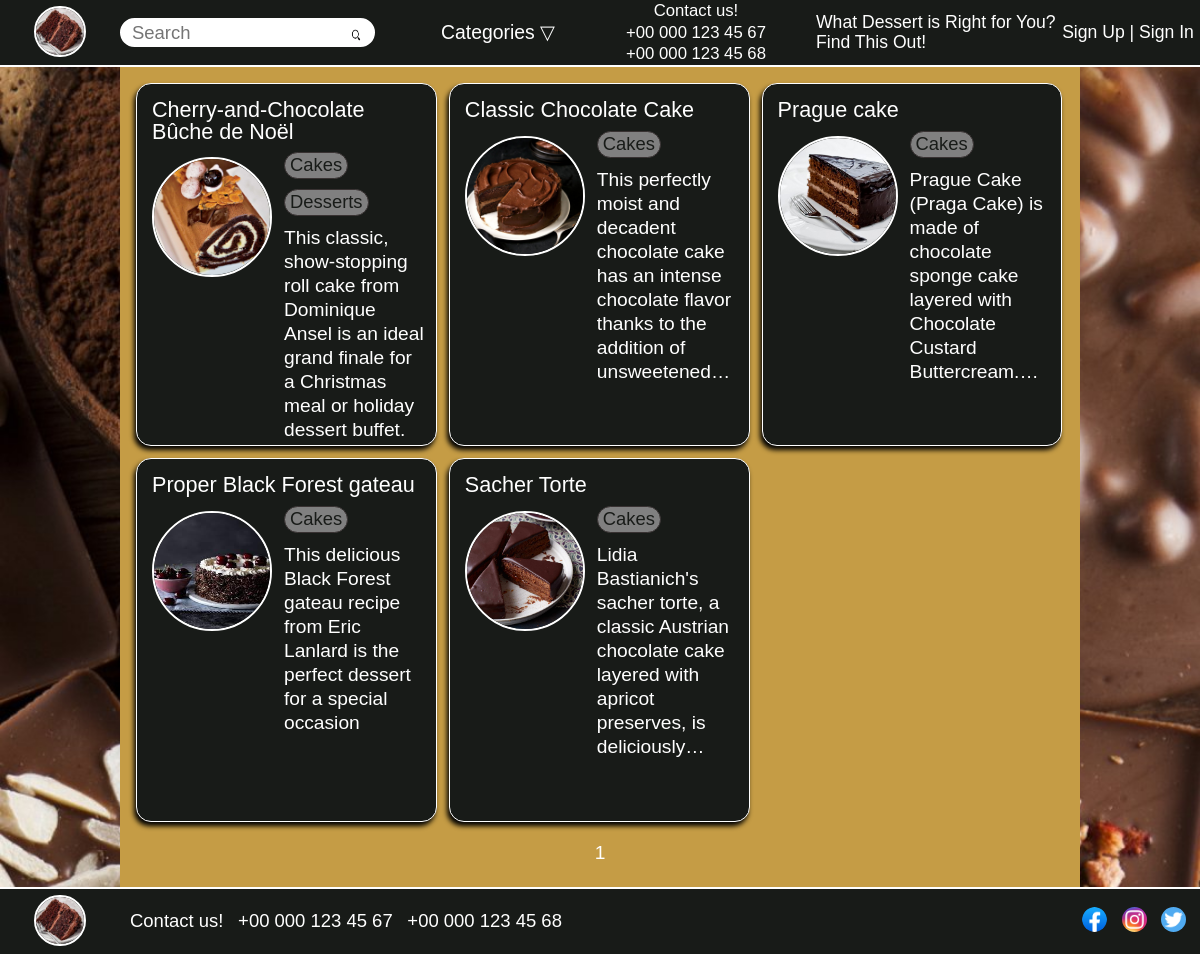
Page /category/cakes/ on the committed database.
### recipes/models.py (models this page shows, shortened)
class Recipes(models.Model):
    title = models.CharField(max_length=255)
    slug = models.SlugField(max_length=255, unique=True, db_index=True)
    description = models.TextField()
    recipe = models.TextField()
    photo = models.ImageField(upload_to='photos/%Y/%m/%d/')
    time_create = models.TimeField(auto_now_add=True)
    time_update = models.TimeField(auto_now=True)
    is_published = models.BooleanField(default=True)
    cat = models.ManyToManyField(Category,)
    class Meta:
        verbose_name = 'Recipes'
        verbose_name_plural = 'Recipes'
        ordering = ['title', 'time_create']
    def get_absolute_url(self):
        return reverse('show_recipe', kwargs={'rec_slug': self.slug})

class Category(models.Model):
    name = models.CharField(max_length=255)
    slug = models.SlugField(max_length=255, unique=True, db_index=True)
    def get_absolute_url(self):
        return reverse('show_category', kwargs={'cat_slug': self.slug})
    class Meta:
        verbose_name = 'Category'
        verbose_name_plural = 'Categories'
        ordering = ['id', 'name']

### recipes/views.py (the view)
# urls.py: path('category/<slug:cat_slug>/', ShowCategory.as_view(), name='show_category'),
class ShowCategory(DataMixin, ListView):
    model = Recipes
    template_name = 'recipes/main.html'
    context_object_name = 'recipes'
    def get_queryset(self):
        return Recipes.objects.filter(cat__slug=self.kwargs['cat_slug'], is_published=True)
    def get_context_data(self, *, object_list=None, **kwargs):
        context = super().get_context_data(**kwargs)
        cat = Category.objects.get(slug=self.kwargs['cat_slug'])
        context['cat_selected'] = cat.slug
        c_def = self.get_user_context()
        return dict(list(c_def.items()) + list(context.items()))

### recipes/templatetags/tags.py (called while the page is built)
@register.simple_tag()
def category():
    return Category.objects.all()

### recipes/utils.py (called while the page is built)
    def get_user_context(self, **kwargs):
        context = kwargs
        context['menu'] = menu
        return context

### recipes/templates/recipes/main.html
{% extends 'recipes/base.html' %}
{% load tags %}
{% block content %}
{% for recipe in recipes %}
<div class="block">
    <a href="{{ recipe.get_absolute_url }}" class="block-title">{{ recipe.title }}</a>
    <div class="block-content">
        {% if recipe.photo %}
        <img src="{{ recipe.photo.url }}" class="block-image" />
        {% endif %}
        {% for category in recipe.cat.all %}
        <div class="block-categories">
            <a href="{{ category.get_absolute_url }}">{{ category.name }}</a>
        </div>
        {% endfor %}
        <p>
            {{ recipe.description|linebreaks|truncatewords:50 }}
        </p>
    </div>
</div>
{% endfor %}
{% endblock %}

### recipes/static/recipes/css/index.css (style rules this page uses)
*, *::before, *::after { padding: 0; margin: 0; border: 0; box-sizing: border-box; }
.logo, .categories-menu, .categories-list, .search-bar, .quiz-button, .sign-in-button, .block-image { user-select: none; }
.block { padding: 10px; background-color: rgb(24, 27, 24); max-width: 32%; height: 18.7rem; border: 1px solid #fff; float: left; margin: 0.6%; border-radius: 15px; box-shadow: -2px 4px 5px #000; cursor: default; }
.block p { display: block; overflow: hidden; text-overflow: ellipsis; display: -webkit-box; -webkit-box-orient: vertical; -webkit-line-clamp: 8; font-size: 120%; line-height: 1.25; }
.block-title { display: block; font-size: 150%; margin: 10px 0px 10px 5px; cursor: pointer; text-decoration: none; color: #FFF; width: fit-content; }
.block-categories { display: inline-block; background-color: grey; border-radius: 20px; border: 1px solid rgb(56, 50, 50); height: 20px; max-width: 150px; padding: 3px 5px 22px 5px; margin: 5px 5px 10px 5px; overflow: hidden; font-size: 120%; }
.block-image { width: 150px; height: 150px; border: 1px solid #FFF; float: left; border-radius: 50%; margin: 5px 12px 5px 5px; }
.paginator ul, a { color: rgb(24, 27, 24); text-decoration: none; list-style: none; }
@media (max-width: 1600px) { .block { height: 24.5rem; margin: 10px; max-width: 31%; } }
@media (max-width: 1600px) { .block p { -webkit-line-clamp: 9; } }
@media (max-width: 1400px) { .block-title { font-size: 140%; } }
@media (max-width: 1350px) { .block { height: 21.7rem; max-width: 31.8%; margin: 7.6px; } }
@media (max-width: 1350px) { .block p { -webkit-line-clamp: 9; } }
@media (max-width: 1350px) { .block-image { width: 120px; height: 120px; } }
@media (max-width: 1350px) { .block-categories { margin: 0 5px 7px 0px; } }
@media (max-width: 1350px) { .block-title { font-size: 130%; margin: 0px 0px 4px 5px; } }
@media (max-width: 1300px) { .block { height: 21.7rem; max-width: 31.85%; margin: 7px; } }
@media (max-width: 1300px) { .block-title { font-size: 135%; margin: 5px 5px 10px 5px; } }
@media (max-width: 1300px) { .block-categories { font-size: 115%; } }
@media (max-width: 1300px) { .block p { -webkit-line-clamp: 8; } }
@media (max-width: 1300px) { .block-image { width: 130px; height: 130px; border: 2px solid #FFF; margin-bottom: 7px; } }
@media (max-width: 1250px) { .block { height: 22.7rem; max-width: 32%; margin: 6px; } }
@media (max-width: 1250px) { .block-image { width: 120px; height: 120px; } }
@media (max-width: 1250px) { .block p { -webkit-line-clamp: 9; } }

### rows in the picture
Recipes: title "Cherry-and-Chocolate Bûche de Noël", photo (picture), description "This classic, show-stopping roll cake from Dominique Ansel is an ideal grand finale for a Christmas meal or holiday dessert buffet."
Category: name "Cakes"
Category: name "Desserts"
Recipes: title "Classic Chocolate Cake", photo (picture), description "This perfectly moist and decadent chocolate cake has an intense chocolate flavor thanks to the addition of…"
Recipes: title "Prague cake", photo (picture), description "Prague Cake (Praga Cake) is made of chocolate sponge cake layered with Chocolate Custard…"
Recipes: title "Proper Black Forest gateau", photo (picture), description "This delicious Black Forest gateau recipe from Eric Lanlard is the perfect dessert for a special occasion"
Recipes: title "Sacher Torte", photo (picture), description "Lidia Bastianich's sacher torte, a classic Austrian chocolate cake layered with apricot preserves, is…"

### other values in the picture
{{ p }} "1"
